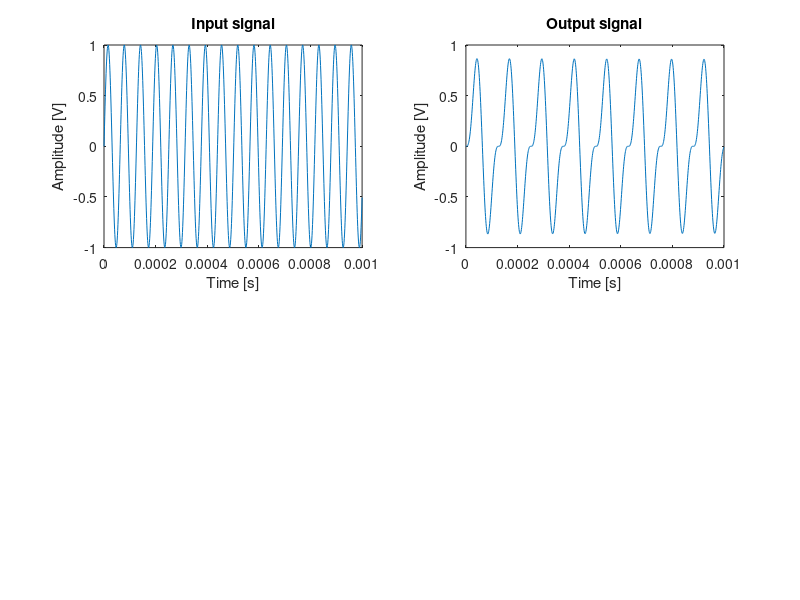

Write the MATLAB code that produced this figure. (Note: this script raises an error after producing the figure.)
%----------- Parameters -----------%

L = 2e-4;                   % [H]
C1 = 1e-6;                  % [F]
C2 = 1e-6;                  % [F]
R = 50;                     % [ohm]
T = 1e-6;                   % Sampling rate [s]

f = 1e5;
input = @(x) sin(f*x);      % Input function
t = [0:T:1e3*T];            % Timevector for simulation
u = input(t);               % Inputvector

Q_e = eye(3)*1e-4;          % Process noise covariance
R_e = 1*1e-1;               % Measurement noise covariance

%----------- Discrete time state space representation -----------%

% Continuous time matrices
A_bar = [0,0,-1/L;0,-R/C1,R/C1;1/C2,R/C2,-R/C2];    
B_bar = [1/L;0;0];
C = [0,0,1];
D = 0;

% Discrete time matrices
A = expm(A_bar*T);
%g = @(var) expm(A_bar.*(T-var))*B_bar;
%B = quad(g,0,T);
B = 1e-6 * B_bar;

% State space model
sys = ss(A,B,C,D,T);

%----------- Computation -----------%

subplot(2,2,1)
plot(t,u)
xlabel('Time [s]');
ylabel('Amplitude [V]');
title('Input signal');

y1 = lsim(sys,u,t);
subplot(2,2,2)
plot(t,y1)
xlabel('Time [s]');
ylabel('Amplitude [V]');
title('Output signal');

[x,y2] = noisy_model(sys,R_e,Q_e,t,u);
subplot(2,2,3)
plot(t,y2)
xlabel('Time [s]');
ylabel('Amplitude [V]');
title('Noisy output signal');

y3 = kalman_filter(sys,R_e,Q_e,u,y2);
subplot(2,2,4)
plot(t,y3)
xlabel('Time [s]');
ylabel('Amplitude [V]');
title('Filtered output signal');

